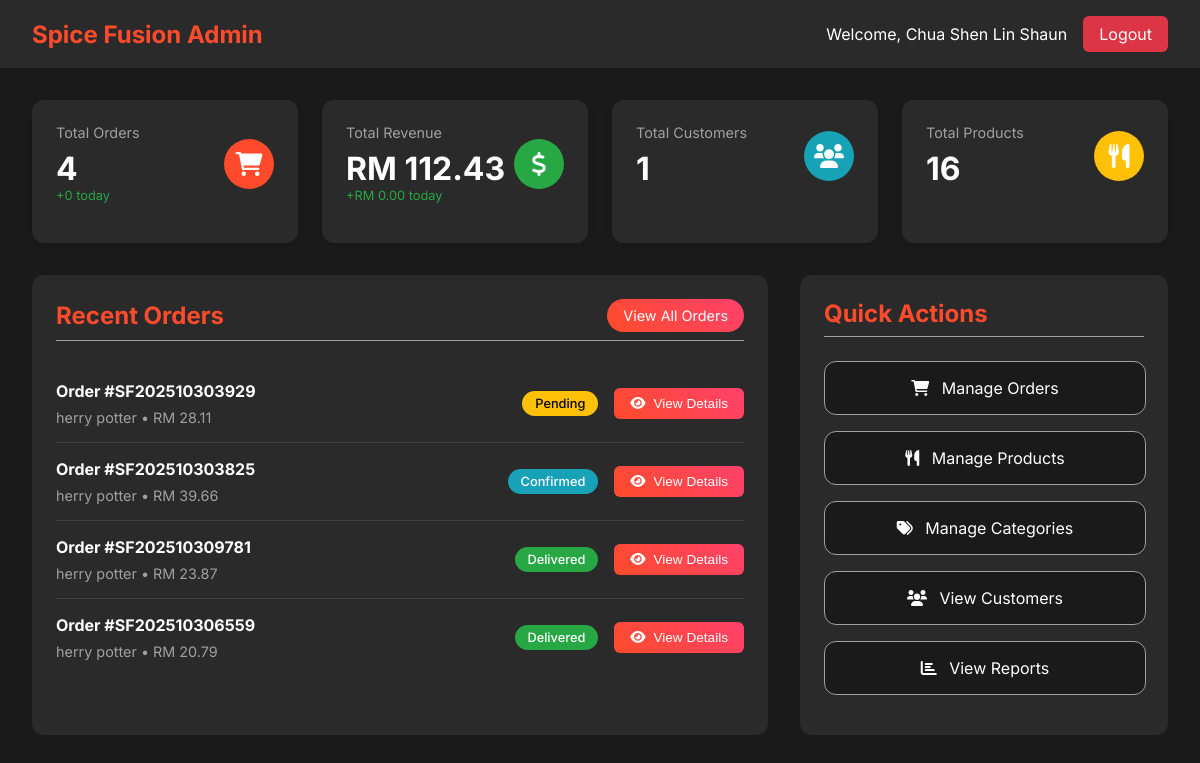
The page /admin/dashboard/dashboard.php (signed in) on the database its author committed.
### tables this page shows
CREATE TABLE `order` (
  `order_id` int(11) NOT NULL,
  `user_id` int(11) NOT NULL,
  `address_id` int(11) DEFAULT NULL,
  `order_number` varchar(50) NOT NULL,
  `order_status` enum('Pending','Confirmed','Preparing','Ready','Out for Delivery','Delivered','Cancelled') DEFAULT 'Pending',
  `order_type` enum('Dine-in','Takeaway','Delivery') DEFAULT 'Delivery',
  `subtotal` decimal(10,2) NOT NULL,
  `tax_amount` decimal(10,2) DEFAULT 0.00,
  `delivery_fee` decimal(10,2) DEFAULT 0.00,
  `total_amount` decimal(10,2) NOT NULL,
  `special_instructions` text DEFAULT NULL,
  `estimated_delivery_time` timestamp NULL DEFAULT NULL,
  `actual_delivery_time` timestamp NULL DEFAULT NULL,
  `created_at` timestamp NOT NULL DEFAULT current_timestamp(),
  `updated_at` timestamp NOT NULL DEFAULT current_timestamp() ON UPDATE current_timestamp()
);

CREATE TABLE `user` (
  `user_id` int(11) NOT NULL,
  `username` varchar(50) NOT NULL,
  `email` varchar(100) NOT NULL,
  `password_hash` varchar(255) NOT NULL,
  `first_name` varchar(50) NOT NULL,
  `last_name` varchar(50) NOT NULL,
  `phone` varchar(20) DEFAULT NULL,
  `date_of_birth` date DEFAULT NULL,
  `gender` enum('Male','Female','Other') DEFAULT NULL,
  `profile_image` varchar(255) DEFAULT 'user.jpg',
  `is_active` tinyint(1) DEFAULT 1,
  `is_verified` tinyint(1) DEFAULT 0,
  `security_question_id` int(11) DEFAULT NULL,
  `security_answer_hash` varchar(255) DEFAULT NULL,
  `created_at` timestamp NOT NULL DEFAULT current_timestamp(),
  `updated_at` timestamp NOT NULL DEFAULT current_timestamp() ON UPDATE current_timestamp(),
  `reset_token` varchar(100) DEFAULT NULL,
  `token_expiry` datetime DEFAULT NULL
);

### admin/dashboard/dashboard.php (the view, shortened to what this page needs)
<?php
$pdo = getDBConnection();
$stats = [];
$stmt = $pdo->prepare("SELECT COUNT(*) FROM `order`");
$stmt->execute();
$stats['total_orders'] = $stmt->fetchColumn();
$stmt = $pdo->prepare("SELECT COUNT(*) FROM `order` WHERE order_status = 'Pending'");
$stmt->execute();
$stats['pending_orders'] = $stmt->fetchColumn();
$stmt = $pdo->prepare("SELECT SUM(total_amount) FROM `order` WHERE order_status != 'Cancelled'");
$stmt->execute();
$stats['total_revenue'] = $stmt->fetchColumn() ?: 0;
$stmt = $pdo->prepare("SELECT COUNT(*) FROM user WHERE is_active = 1");
$stmt->execute();
$stats['total_customers'] = $stmt->fetchColumn();
$stmt = $pdo->prepare("SELECT COUNT(*) FROM product WHERE is_available = 1");
$stmt->execute();
$stats['total_products'] = $stmt->fetchColumn();
$stmt = $pdo->prepare("
    SELECT o.*, u.first_name, u.last_name, u.email
    FROM `order` o
    JOIN user u ON o.user_id = u.user_id
    ORDER BY o.created_at DESC
    LIMIT 10
");
$stmt->execute();
$recent_orders = $stmt->fetchAll();
$stmt = $pdo->prepare("
    SELECT COUNT(*) FROM `order`
    WHERE DATE(created_at) = CURDATE()
");
$stmt->execute();
$today_orders = $stmt->fetchColumn();
$stmt = $pdo->prepare("
    SELECT SUM(total_amount) FROM `order`
    WHERE DATE(created_at) = CURDATE() AND order_status != 'Cancelled'
");
$stmt->execute();
$today_revenue = $stmt->fetchColumn() ?: 0;
?>
<!DOCTYPE html>
<html lang="en">
<head>
    <link rel="stylesheet" href="https://cdnjs.cloudflare.com/ajax/libs/font-awesome/6.0.0/css/all.min.css">
</head>
<body>
    <div class="admin-header">
        <div class="header-content">
            <div class="logo">
                <h1>Spice Fusion Admin</h1>
            </div>
            <div class="admin-info">
                <span class="admin-name">Welcome, <?php echo htmlspecialchars($_SESSION['admin_first_name'] . ' ' . $_SESSION['admin_last_name']); ?></span>
                <a href="../auth/logout.php" class="logout-btn">Logout</a>
            </div>
        </div>
    </div>
    <div class="dashboard-container">
        <div class="stats-grid">
            <div class="stat-card">
                <div class="stat-header">
                    <div>
                        <div class="stat-title">Total Orders</div>
                        <div class="stat-value"><?php echo number_format($stats['total_orders']); ?></div>
                        <div class="stat-change">+<?php echo $today_orders; ?> today</div>
                    </div>
                    <div class="stat-icon orders">
                        <i class="fas fa-shopping-cart"></i>
                    </div>
                </div>
            </div>
            <div class="stat-card">
                <div class="stat-header">
                    <div>
                        <div class="stat-title">Total Revenue</div>
                        <div class="stat-value">RM <?php echo number_format($stats['total_revenue'], 2); ?></div>
                        <div class="stat-change">+RM <?php echo number_format($today_revenue, 2); ?> today</div>
                    </div>
                    <div class="stat-icon revenue">
                        <i class="fas fa-dollar-sign"></i>
                    </div>
                </div>
            </div>
            <div class="stat-card">
                <div class="stat-header">
                    <div>
                        <div class="stat-title">Total Customers</div>
                        <div class="stat-value"><?php echo number_format($stats['total_customers']); ?></div>
                    </div>
                    <div class="stat-icon customers">
                        <i class="fas fa-users"></i>
                    </div>
                </div>
            </div>
            <div class="stat-card">
                <div class="stat-header">
                    <div>
                        <div class="stat-title">Total Products</div>
                        <div class="stat-value"><?php echo number_format($stats['total_products']); ?></div>
                    </div>
                    <div class="stat-icon products">
                        <i class="fas fa-utensils"></i>
                    </div>
                </div>
            </div>
        </div>
        <div class="content-grid">
            <div class="recent-orders">
                <div class="section-header">
                    <h2>Recent Orders</h2>
                    <a href="../orders/order.php" class="view-all-btn">View All Orders</a>
                </div>
                <?php if (empty($recent_orders)): ?>
                    <p>No orders found.</p>
                <?php else: ?>
                    <?php foreach ($recent_orders as $order): ?>
                        <div class="order-item">
                            <div class="order-info">
                                <h4>Order #<?php echo htmlspecialchars($order['order_number']); ?></h4>
                                <p><?php echo htmlspecialchars($order['first_name'] . ' ' . $order['last_name']); ?> • RM <?php echo number_format($order['total_amount'], 2); ?></p>
                            </div>
                            <div class="order-actions">
                                <div class="order-status status-<?php echo strtolower($order['order_status']); ?>">
                                    <?php echo htmlspecialchars($order['order_status']); ?>
                                </div>
                                <button class="view-details-btn" onclick="openOrderModal(<?php echo $order['order_id']; ?>)">
                                    <i class="fas fa-eye"></i> View Details
                                </button>
                            </div>
                        </div>
                    <?php endforeach; ?>
                <?php endif; ?>
            </div>
            <div class="quick-actions">
                <div class="section-header">
                    <h2>Quick Actions</h2>
                </div>
                <a href="../orders/order.php" class="action-btn">
                    <i class="fas fa-shopping-cart"></i>
                    Manage Orders
                </a>
                <a href="../products/product.php" class="action-btn">
                    <i class="fas fa-utensils"></i>
                    Manage Products
                </a>
                <a href="../categories/categories.php" class="action-btn">
                    <i class="fas fa-tags"></i>
                    Manage Categories
                </a>
                <a href="../members/member.php" class="action-btn">
                    <i class="fas fa-users"></i>
                    View Customers
                </a>
                <a href="../reports/report.php" class="action-btn">
                    <i class="fas fa-chart-bar"></i>
                    View Reports
                </a>
            </div>
        </div>
    </div>
</body>
</html>

### admin/dashboard/dashboard.php (style rules this page uses)
:root { --primary-color: #FF4B2B; --secondary-color: #FF416C; --background-dark: #1a1a1a; --text-light: #ffffff; --text-gray: #a0a0a0; --card-bg: #2a2a2a; --success-color: #28a745; --danger-color: #dc3545; --warning-color: #ffc107; --info-color: #17a2b8; --gradient-primary: linear-gradient(45deg, var(--primary-color), var(--secondary-color)); --shadow-soft: 0 4px 6px rgba(0, 0, 0, 0.1); --shadow-strong: 0 8px 16px rgba(0, 0, 0, 0.2); --border-radius: 12px; --transition: all 0.3s ease; }
body { font-family: 'Inter', sans-serif; margin: 0; padding: 0; background-color: var(--background-dark); color: var(--text-light); }
.admin-header { background: var(--card-bg); padding: 1rem 2rem; box-shadow: var(--shadow-soft); position: sticky; top: 0; z-index: 100; }
.header-content { max-width: 1400px; margin: 0 auto; display: flex; justify-content: space-between; align-items: center; }
.logo { display: flex; align-items: center; gap: 1rem; }
.logo h1 { color: var(--primary-color); margin: 0; font-size: 1.5rem; }
.admin-info { display: flex; align-items: center; gap: 1rem; }
.admin-name { color: var(--text-light); }
.logout-btn { background: var(--danger-color); color: var(--text-light); border: none; padding: 0.5rem 1rem; border-radius: 6px; cursor: pointer; text-decoration: none; transition: var(--transition); }
.dashboard-container { max-width: 1400px; margin: 2rem auto; padding: 0 2rem; }
.stats-grid { display: grid; grid-template-columns: repeat(auto-fit, minmax(250px, 1fr)); gap: 1.5rem; margin-bottom: 2rem; }
.stat-card { background: var(--card-bg); padding: 1.5rem; border-radius: var(--border-radius); box-shadow: var(--shadow-soft); transition: var(--transition); }
.stat-header { display: flex; justify-content: space-between; align-items: center; margin-bottom: 1rem; }
.stat-icon { width: 50px; height: 50px; border-radius: 50%; display: flex; align-items: center; justify-content: center; font-size: 1.5rem; color: var(--text-light); }
.stat-icon.orders { background: var(--primary-color); }
.stat-icon.revenue { background: var(--success-color); }
.stat-icon.customers { background: var(--info-color); }
.stat-icon.products { background: var(--warning-color); }
.stat-title { color: var(--text-gray); font-size: 0.9rem; margin-bottom: 0.5rem; }
.stat-value { font-size: 2rem; font-weight: 700; color: var(--text-light); }
.stat-change { font-size: 0.8rem; color: var(--success-color); }
.content-grid { display: grid; grid-template-columns: 2fr 1fr; gap: 2rem; }
.recent-orders { background: var(--card-bg); border-radius: var(--border-radius); padding: 1.5rem; }
.section-header { display: flex; justify-content: space-between; align-items: center; margin-bottom: 1.5rem; padding-bottom: 0.5rem; border-bottom: 1px solid var(--text-gray); }
.section-header h2 { color: var(--primary-color); margin: 0; }
.view-all-btn { background: var(--gradient-primary); color: var(--text-light); border: none; padding: 0.5rem 1rem; border-radius: 20px; cursor: pointer; text-decoration: none; font-size: 0.9rem; transition: var(--transition); }
.order-item { display: flex; justify-content: space-between; align-items: center; padding: 1rem 0; border-bottom: 1px solid rgba(255, 255, 255, 0.1); }
.order-item:last-child { border-bottom: none; }
.order-info h4 { margin: 0 0 0.5rem; color: var(--text-light); }
.order-info p { margin: 0; color: var(--text-gray); font-size: 0.9rem; }
.order-actions { display: flex; align-items: center; gap: 1rem; }
.view-details-btn { background: var(--gradient-primary); color: var(--text-light); border: none; padding: 0.5rem 1rem; border-radius: 6px; cursor: pointer; font-size: 0.85rem; transition: var(--transition); text-decoration: none; display: inline-flex; align-items: center; gap: 0.5rem; }
.order-status { padding: 0.3rem 0.8rem; border-radius: 20px; font-size: 0.8rem; font-weight: 500; }
.status-pending { background: var(--warning-color); color: #000; }
.status-confirmed { background: var(--info-color); color: #fff; }
.status-delivered { background: var(--success-color); color: #fff; }
.quick-actions { background: var(--card-bg); border-radius: var(--border-radius); padding: 1.5rem; }
.action-btn { display: block; width: 90%; padding: 1rem; margin-bottom: 1rem; background: var(--background-dark); color: var(--text-light); border: 1px solid var(--text-gray); border-radius: var(--border-radius); text-decoration: none; text-align: center; transition: var(--transition); }
.action-btn i { margin-right: 0.5rem; }

### rows shown on the page
order: order_id "4", order_number "SF202510303929", user.last_name "herry potter", total_amount "28.11", order_status "Pending"
order: order_number "SF202510303825", user.last_name "herry potter", total_amount "39.66", order_status "Confirmed"
order: order_number "SF202510309781", user.last_name "herry potter", total_amount "23.87", order_status "Delivered"
order: order_number "SF202510306559", user.last_name "herry potter", total_amount "20.79", order_status "Delivered"

### other values the page prints
$_SESSION['admin_first_name'] . ' ' . $_SESSION['admin_last_name'] "Chua Shen Lin Shaun"
$today_orders "0"
$stats['total_revenue'] "112.43"
$today_revenue "0.00"
$stats['total_customers'] "1"
$stats['total_products'] "16"
